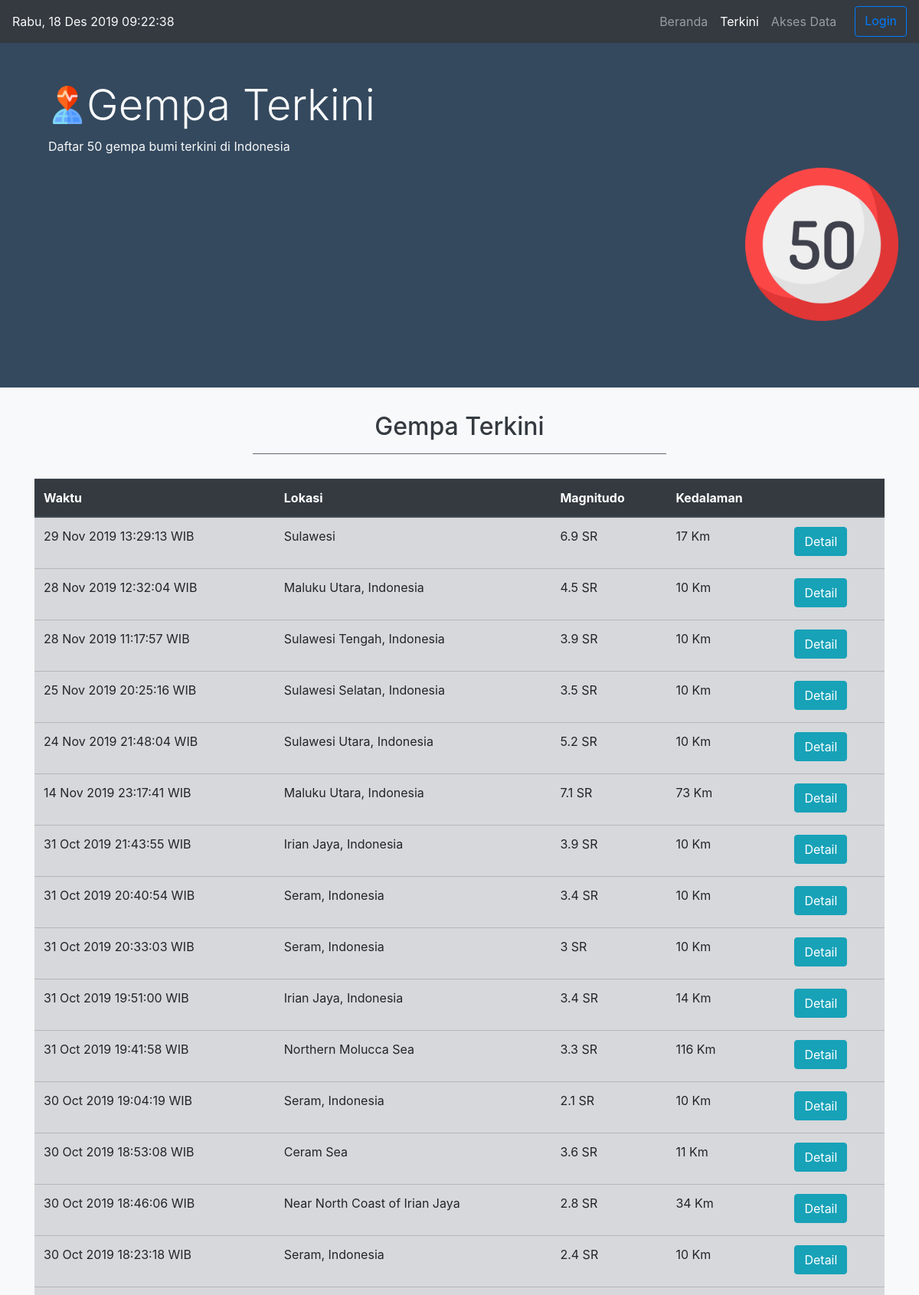
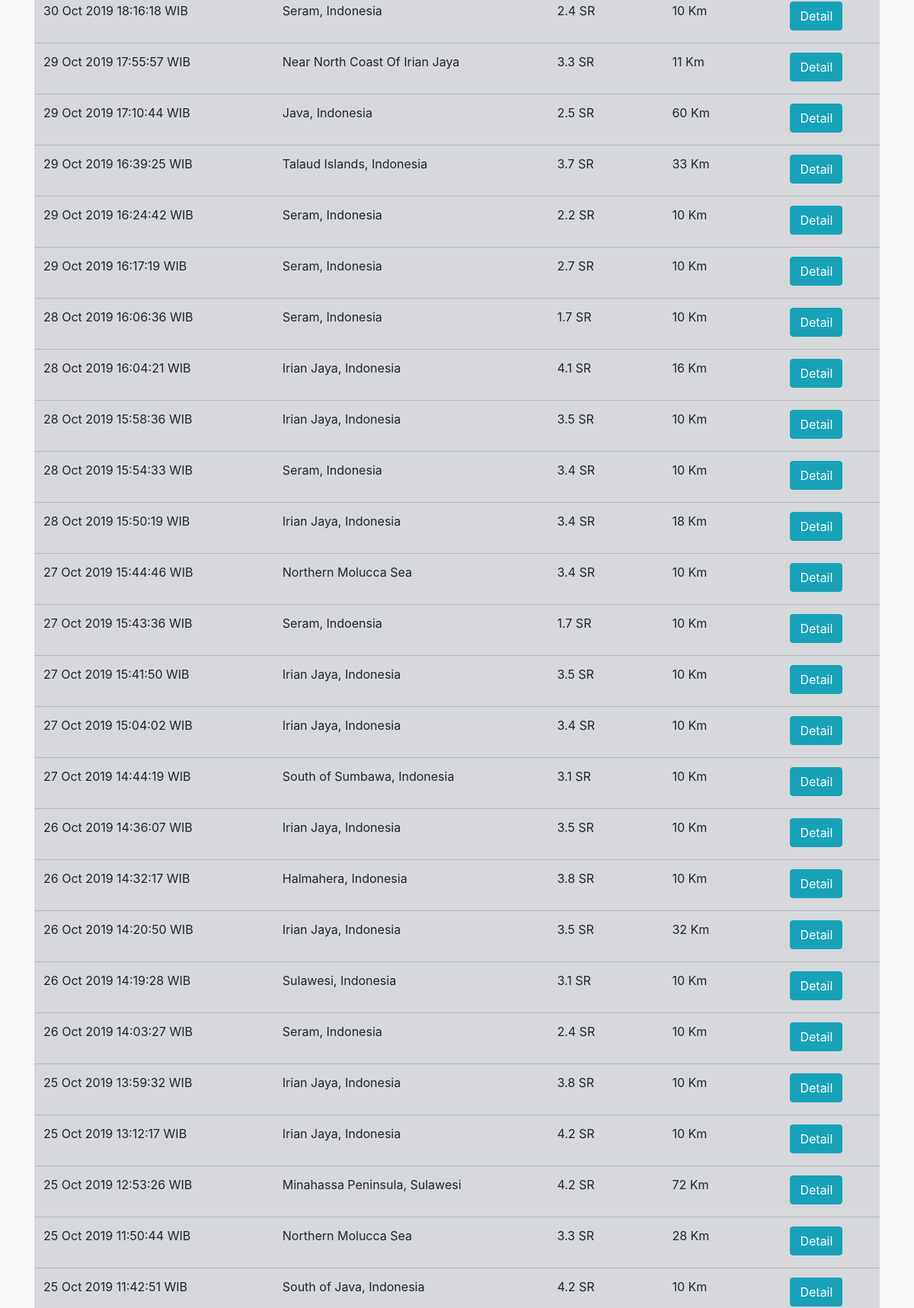
The page /terkini.php (upper part) on the database its author committed (2 pictures, top to bottom).
### tables this page shows
CREATE TABLE `gempa` (
  `id` int(11) NOT NULL,
  `tanggal` date DEFAULT NULL,
  `waktu` time DEFAULT NULL,
  `lat` float DEFAULT NULL,
  `lon` float DEFAULT NULL,
  `dep` int(11) DEFAULT NULL,
  `mag` float DEFAULT NULL,
  `mountain` char(3) DEFAULT NULL,
  `region` varchar(255) DEFAULT NULL,
  `foto` varchar(100) NOT NULL DEFAULT 'uploads/no-pic.jpg'
);

### terkini.php (the view, shortened to what this page needs)
<?php
include "connect.php";
$newest = "SELECT * FROM gempa ORDER BY tanggal desc, waktu desc LIMIT 50";
include_once "header.php";
?>
<body onload="startTime()" class="bg-light">
    <nav class="navbar navbar-expand-lg navbar-dark bg-dark">
        <p id="date" class="text-light my-auto"></p>
        <div class="collapse navbar-collapse" id="navbarNavAltMarkup">
            <div class="navbar-nav ml-auto">
                <a class="nav-item nav-link" href="index.php">Beranda</a>
                <a class="nav-item nav-link active" href="">Terkini</a>
                <a class="nav-item nav-link" href="akses_data.php">Akses Data</a>
                <?php
                if (empty($_SESSION['username'])) {
                    ?>
                    <a class="btn btn-outline-primary ml-3" href="login.php" role="button">Login</a>
                <?php
                }
                ?>
            </div>
        </div>
    </nav>
    <div class="jumbotron jumbotron-fluid text-light p-0">
        <div class="container mx-md-5 pt-5">
            <img src="images/icon.png" width="50px" class="float-left mt-2">
            <h1 class="display-4">Gempa Terkini</h1>
            <p>Daftar 50 gempa bumi terkini di Indonesia</p>
            <img src="images/50.png" class="float-right" width="200px">
        </div>
    </div>
    <main class="container">
        <div class="row my-3">
            <div class="col-6 mx-auto text-center">
                <h2 class="text-dark">Gempa Terkini</h2>
                <hr class="bg-secondary">
            </div>
        </div>
        <div class="table-responsive">
            <table class="table table-hover table-secondary" data-toggle="table" data-pagination="true">
                <thead class="thead-dark">
                    <tr>
                        <th scope="col" data-field="waktu">Waktu</th>
                        <th scope="col" data-field="lokasi">Lokasi</th>
                        <th scope="col" data-field="magnitudo">Magnitudo</th>
                        <th scope="col" data-field="kedalaman">Kedalaman</th>
                        <th scope="col"></th>
                    </tr>
                </thead>
                <tbody>
                    <?php
                    $result = mysqli_query($link, $newest);
                    while ($row = mysqli_fetch_assoc($result)) {
                        ?>
                        <tr>
                            <td><?php
                                $tgl = date("d M Y", strtotime($row['tanggal']));
                                echo $tgl . " " . $row['waktu'] . " WIB"; ?> </td>
                            <td><?= $row['region']; ?> </td>
                            <td><?= $row['mag']." SR"; ?> </td>
                            <td><?= $row['dep']." Km"; ?> </td>
                            <td>
                            <a class="btn btn-info mb-1" href="detail.php?id=<?= $row['id'];?>" target="_blank" role="button">Detail</a>
                            </td>
                        </tr>
                    <?php
                    }
                    ?>
                </tbody>
            </table>
        </div>
    </main>
</body>
</html>

### header.php (shortened to what this page needs)
<!doctype html>
<html lang="en">
<head>
    <link rel="stylesheet" href="https://stackpath.bootstrapcdn.com/bootstrap/4.3.1/css/bootstrap.min.css">
    <link rel="stylesheet" href="https://unpkg.com/bootstrap-table@1.15.5/dist/bootstrap-table.min.css">
    <link rel="stylesheet" href="styles/style.css">
    <link rel="stylesheet" href="https://unpkg.com/leaflet@1.5.1/dist/leaflet.css" />
    <link href="fontawesome/css/all.css" rel="stylesheet">
</head>

### styles/style.css (style rules this page uses)
html { height: 100%; width: 100%; scroll-behavior: smooth; }
body { height: 100%; width: 100%; }
.jumbotron { height: 450px; background-color: #34495e; }

### rows shown on the page
gempa: tanggal "29 Nov 2019", waktu "13:29:13", region "Sulawesi", mag "6.9", dep "17"
gempa: tanggal "28 Nov 2019", waktu "12:32:04", region "Maluku Utara, Indonesia", mag "4.5", dep "10"
gempa: tanggal "28 Nov 2019", waktu "11:17:57", region "Sulawesi Tengah, Indonesia", mag "3.9", dep "10"
gempa: tanggal "25 Nov 2019", waktu "20:25:16", region "Sulawesi Selatan, Indonesia", mag "3.5", dep "10"
gempa: tanggal "24 Nov 2019", waktu "21:48:04", region "Sulawesi Utara, Indonesia", mag "5.2", dep "10"
gempa: tanggal "14 Nov 2019", waktu "23:17:41", region "Maluku Utara, Indonesia", mag "7.1", dep "73"
gempa: tanggal "31 Oct 2019", waktu "21:43:55", region "Irian Jaya, Indonesia", mag "3.9", dep "10"
gempa: tanggal "31 Oct 2019", waktu "20:40:54", region "Seram, Indonesia", mag "3.4", dep "10"
gempa: tanggal "31 Oct 2019", waktu "20:33:03", region "Seram, Indonesia", mag "3", dep "10"
gempa: tanggal "31 Oct 2019", waktu "19:51:00", region "Irian Jaya, Indonesia", mag "3.4", dep "14"
gempa: tanggal "31 Oct 2019", waktu "19:41:58", region "Northern Molucca Sea", mag "3.3", dep "116"
gempa: tanggal "30 Oct 2019", waktu "19:04:19", region "Seram, Indonesia", mag "2.1", dep "10"
gempa: tanggal "30 Oct 2019", waktu "18:53:08", region "Ceram Sea", mag "3.6", dep "11"
gempa: tanggal "30 Oct 2019", waktu "18:46:06", region "Near North Coast of Irian Jaya", mag "2.8", dep "34"
gempa: tanggal "30 Oct 2019", waktu "18:23:18", region "Seram, Indonesia", mag "2.4", dep "10"
gempa: tanggal "30 Oct 2019", waktu "18:16:18", region "Seram, Indonesia", mag "2.4", dep "10"
gempa: tanggal "29 Oct 2019", waktu "17:55:57", region "Near North Coast Of Irian Jaya", mag "3.3", dep "11"
gempa: tanggal "29 Oct 2019", waktu "17:10:44", region "Java, Indonesia", mag "2.5", dep "60"
gempa: tanggal "29 Oct 2019", waktu "16:39:25", region "Talaud Islands, Indonesia", mag "3.7", dep "33"
gempa: tanggal "29 Oct 2019", waktu "16:24:42", region "Seram, Indonesia", mag "2.2", dep "10"
gempa: tanggal "29 Oct 2019", waktu "16:17:19", region "Seram, Indonesia", mag "2.7", dep "10"
gempa: tanggal "28 Oct 2019", waktu "16:06:36", region "Seram, Indonesia", mag "1.7", dep "10"
gempa: tanggal "28 Oct 2019", waktu "16:04:21", region "Irian Jaya, Indonesia", mag "4.1", dep "16"
gempa: tanggal "28 Oct 2019", waktu "15:58:36", region "Irian Jaya, Indonesia", mag "3.5", dep "10"
gempa: tanggal "28 Oct 2019", waktu "15:54:33", region "Seram, Indonesia", mag "3.4", dep "10"
gempa: tanggal "28 Oct 2019", waktu "15:50:19", region "Irian Jaya, Indonesia", mag "3.4", dep "18"
gempa: tanggal "27 Oct 2019", waktu "15:44:46", region "Northern Molucca Sea", mag "3.4", dep "10"
gempa: tanggal "27 Oct 2019", waktu "15:43:36", region "Seram, Indoensia", mag "1.7", dep "10"
gempa: tanggal "27 Oct 2019", waktu "15:41:50", region "Irian Jaya, Indonesia", mag "3.5", dep "10"
gempa: tanggal "27 Oct 2019", waktu "15:04:02", region "Irian Jaya, Indonesia", mag "3.4", dep "10"
gempa: tanggal "27 Oct 2019", waktu "14:44:19", region "South of Sumbawa, Indonesia", mag "3.1", dep "10"
gempa: tanggal "26 Oct 2019", waktu "14:36:07", region "Irian Jaya, Indonesia", mag "3.5", dep "10"
gempa: tanggal "26 Oct 2019", waktu "14:32:17", region "Halmahera, Indonesia", mag "3.8", dep "10"
gempa: tanggal "26 Oct 2019", waktu "14:20:50", region "Irian Jaya, Indonesia", mag "3.5", dep "32"
gempa: tanggal "26 Oct 2019", waktu "14:19:28", region "Sulawesi, Indonesia", mag "3.1", dep "10"
gempa: tanggal "26 Oct 2019", waktu "14:03:27", region "Seram, Indonesia", mag "2.4", dep "10"
gempa: tanggal "25 Oct 2019", waktu "13:59:32", region "Irian Jaya, Indonesia", mag "3.8", dep "10"
gempa: tanggal "25 Oct 2019", waktu "13:12:17", region "Irian Jaya, Indonesia", mag "4.2", dep "10"
gempa: tanggal "25 Oct 2019", waktu "12:53:26", region "Minahassa Peninsula, Sulawesi", mag "4.2", dep "72"
gempa: tanggal "25 Oct 2019", waktu "11:50:44", region "Northern Molucca Sea", mag "3.3", dep "28"
gempa: tanggal "25 Oct 2019", waktu "11:42:51", region "South of Java, Indonesia", mag "4.2", dep "10"
